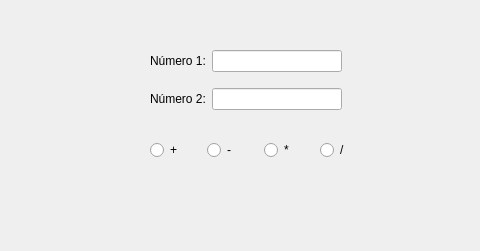
<?xml version="1.0" encoding="UTF-8"?>
<ui version="4.0">
 <class>Form</class>
 <widget class="QWidget" name="Form">
  <property name="geometry">
   <rect>
    <x>0</x>
    <y>0</y>
    <width>480</width>
    <height>251</height>
   </rect>
  </property>
  <property name="windowTitle">
   <string>Form</string>
  </property>
  <widget class="QLabel" name="salida">
   <property name="geometry">
    <rect>
     <x>50</x>
     <y>180</y>
     <width>381</width>
     <height>31</height>
    </rect>
   </property>
   <property name="text">
    <string/>
   </property>
   <property name="alignment">
    <set>Qt::AlignCenter</set>
   </property>
  </widget>
  <widget class="QWidget" name="gridLayoutWidget_2">
   <property name="geometry">
    <rect>
     <x>150</x>
     <y>40</y>
     <width>192</width>
     <height>80</height>
    </rect>
   </property>
   <layout class="QGridLayout" name="gridLayout_2">
    <item row="0" column="0">
     <widget class="QLabel" name="label">
      <property name="text">
       <string>Número 1:</string>
      </property>
     </widget>
    </item>
    <item row="1" column="0">
     <widget class="QLabel" name="label_2">
      <property name="text">
       <string>Número 2:</string>
      </property>
     </widget>
    </item>
    <item row="0" column="1">
     <widget class="QLineEdit" name="num_1"/>
    </item>
    <item row="1" column="1">
     <widget class="QLineEdit" name="num_2"/>
    </item>
   </layout>
  </widget>
  <widget class="QWidget" name="horizontalLayoutWidget">
   <property name="geometry">
    <rect>
     <x>150</x>
     <y>130</y>
     <width>221</width>
     <height>41</height>
    </rect>
   </property>
   <layout class="QHBoxLayout" name="horizontalLayout">
    <item>
     <widget class="QRadioButton" name="op_sum">
      <property name="text">
       <string>+</string>
      </property>
     </widget>
    </item>
    <item>
     <widget class="QRadioButton" name="op_res">
      <property name="text">
       <string>-</string>
      </property>
     </widget>
    </item>
    <item>
     <widget class="QRadioButton" name="op_mul">
      <property name="text">
       <string>*</string>
      </property>
     </widget>
    </item>
    <item>
     <widget class="QRadioButton" name="op_div">
      <property name="text">
       <string>/</string>
      </property>
     </widget>
    </item>
   </layout>
  </widget>
 </widget>
 <resources/>
 <connections/>
</ui>
